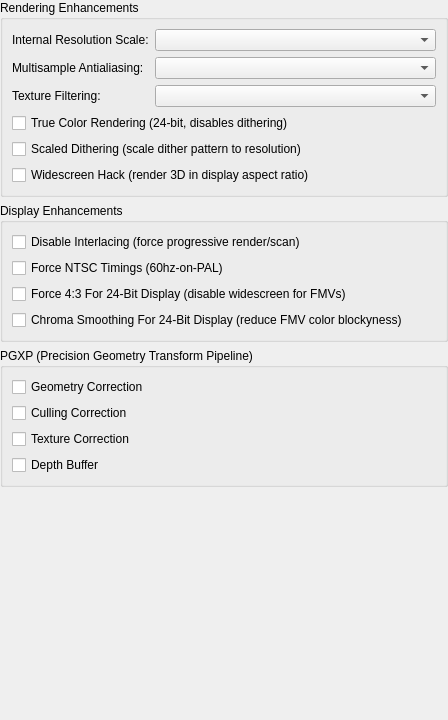
<?xml version="1.0" encoding="UTF-8"?>
<ui version="4.0">
 <class>EnhancementSettingsWidget</class>
 <widget class="QWidget" name="EnhancementSettingsWidget">
  <property name="geometry">
   <rect>
    <x>0</x>
    <y>0</y>
    <width>448</width>
    <height>720</height>
   </rect>
  </property>
  <property name="windowTitle">
   <string>Form</string>
  </property>
  <layout class="QVBoxLayout" name="verticalLayout_2">
   <property name="leftMargin">
    <number>0</number>
   </property>
   <property name="topMargin">
    <number>0</number>
   </property>
   <property name="rightMargin">
    <number>0</number>
   </property>
   <property name="bottomMargin">
    <number>0</number>
   </property>
   <item>
    <widget class="QGroupBox" name="groupBox_2">
     <property name="title">
      <string>Rendering Enhancements</string>
     </property>
     <layout class="QFormLayout" name="formLayout_2">
      <item row="0" column="0">
       <widget class="QLabel" name="label_2">
        <property name="text">
         <string>Internal Resolution Scale:</string>
        </property>
       </widget>
      </item>
      <item row="0" column="1">
       <widget class="QComboBox" name="resolutionScale"/>
      </item>
      <item row="2" column="0">
       <widget class="QLabel" name="label_3">
        <property name="text">
         <string>Texture Filtering:</string>
        </property>
       </widget>
      </item>
      <item row="2" column="1">
       <widget class="QComboBox" name="textureFiltering"/>
      </item>
      <item row="3" column="0" colspan="2">
       <widget class="QCheckBox" name="trueColor">
        <property name="text">
         <string>True Color Rendering (24-bit, disables dithering)</string>
        </property>
       </widget>
      </item>
      <item row="4" column="0" colspan="2">
       <widget class="QCheckBox" name="scaledDithering">
        <property name="text">
         <string>Scaled Dithering (scale dither pattern to resolution)</string>
        </property>
       </widget>
      </item>
      <item row="5" column="0" colspan="2">
       <widget class="QCheckBox" name="widescreenHack">
        <property name="text">
         <string>Widescreen Hack (render 3D in display aspect ratio)</string>
        </property>
       </widget>
      </item>
      <item row="1" column="0">
       <widget class="QLabel" name="label">
        <property name="text">
         <string>Multisample Antialiasing:</string>
        </property>
       </widget>
      </item>
      <item row="1" column="1">
       <widget class="QComboBox" name="msaaMode"/>
      </item>
     </layout>
    </widget>
   </item>
   <item>
    <widget class="QGroupBox" name="groupBox_3">
     <property name="title">
      <string>Display Enhancements</string>
     </property>
     <layout class="QFormLayout" name="formLayout_3">
      <item row="0" column="0" colspan="2">
       <widget class="QCheckBox" name="disableInterlacing">
        <property name="text">
         <string>Disable Interlacing (force progressive render/scan)</string>
        </property>
       </widget>
      </item>
      <item row="1" column="0" colspan="2">
       <widget class="QCheckBox" name="forceNTSCTimings">
        <property name="text">
         <string>Force NTSC Timings (60hz-on-PAL)</string>
        </property>
       </widget>
      </item>
      <item row="2" column="0" colspan="2">
       <widget class="QCheckBox" name="force43For24Bit">
        <property name="text">
         <string>Force 4:3 For 24-Bit Display (disable widescreen for FMVs)</string>
        </property>
       </widget>
      </item>
      <item row="3" column="0" colspan="2">
       <widget class="QCheckBox" name="chromaSmoothingFor24Bit">
        <property name="text">
         <string>Chroma Smoothing For 24-Bit Display (reduce FMV color blockyness)</string>
        </property>
       </widget>
      </item>
     </layout>
    </widget>
   </item>
   <item>
    <widget class="QGroupBox" name="groupBox_4">
     <property name="title">
      <string>PGXP (Precision Geometry Transform Pipeline)</string>
     </property>
     <layout class="QVBoxLayout" name="verticalLayout">
      <item>
       <widget class="QCheckBox" name="pgxpEnable">
        <property name="text">
         <string>Geometry Correction</string>
        </property>
       </widget>
      </item>
      <item>
       <widget class="QCheckBox" name="pgxpCulling">
        <property name="text">
         <string>Culling Correction</string>
        </property>
       </widget>
      </item>
      <item>
       <widget class="QCheckBox" name="pgxpTextureCorrection">
        <property name="text">
         <string>Texture Correction</string>
        </property>
       </widget>
      </item>
      <item>
       <widget class="QCheckBox" name="pgxpDepthBuffer">
        <property name="text">
         <string>Depth Buffer</string>
        </property>
       </widget>
      </item>
     </layout>
    </widget>
   </item>
   <item>
    <spacer name="verticalSpacer">
     <property name="orientation">
      <enum>Qt::Vertical</enum>
     </property>
     <property name="sizeHint" stdset="0">
      <size>
       <width>20</width>
       <height>40</height>
      </size>
     </property>
    </spacer>
   </item>
  </layout>
 </widget>
 <resources/>
 <connections/>
</ui>
